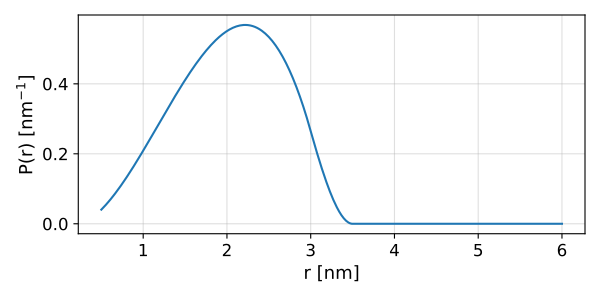

Write the Python code that produced this figure.
import deerlab as dl
import matplotlib.pyplot as plt
import numpy as np
model = dl.dd_shellsphere
r = np.linspace(0.5,6,400)
info = model()
par0 = info['Start']
P = model(r,par0)
plt.figure(figsize=[6,3])
plt.plot(r,P)
plt.xlabel('r [nm]',fontsize=13)
plt.ylabel('P(r) [nm$^{-1}$]',fontsize=13)
plt.grid(alpha=0.4)
plt.tick_params(labelsize=12)
plt.tick_params(labelsize=12)
plt.tight_layout()
